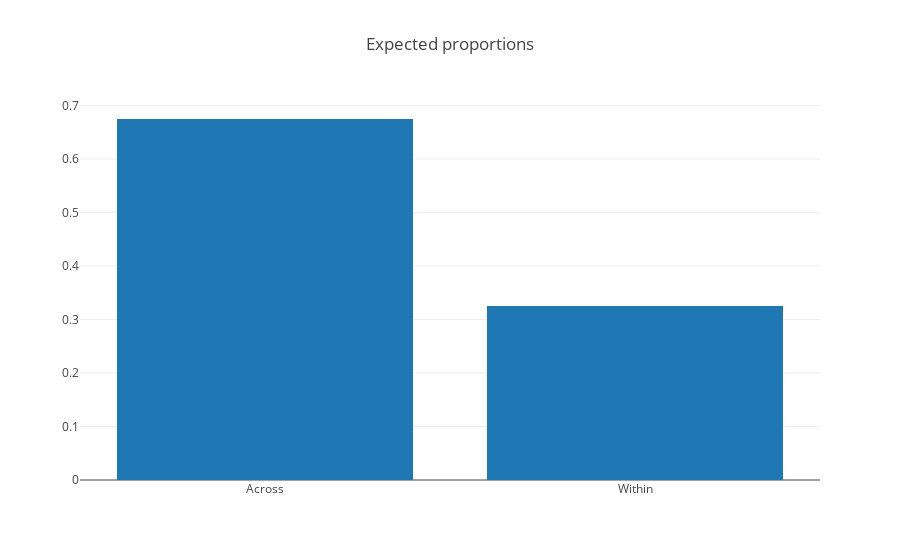

Notebook code cell kept with this figure:
### Markdown cell above
**Fig. 5** Proportion of Relationship classes estimated by ML relate within and across groups.

Here we can see that there are more Mother-Daughter pairs within groups than across them. 

This is a good result! Consider the probability of two individuals choosing the same group at random.

If we take the sizes of those groups to be the relative sizes of individuals among them:

`
P(SR)= 114 / 256 = 0.445
P(SE)= 61 / 256 = 0.238
P(SH)= 81 / 256 = 0.316
`

then, the probability P(O) of pairs of individuals falling across groups is:

`P(o)=Psr(Pse+Psh)+Pse(Psr+Psh)+Psh(Psr+Pse)` = **0.644**
 
and P(I), the probability of two pairs choosing the same group is:

`1 - P(O)` = **0.36**

Remark that this is very close to the proportions of total pairwise assignments across and within groups (.325 and .675, see plot below).

We can see there is a relationship between Relationship class and choice of group, becoming more random as individuals becom more genetically distant. This relationship reaches the H0 equilibrium at around Half-sib level.

### Code cell
expected = [len([x for x in Group_share_vector if x == z]) / float(len(Group_share_vector)) for z in list(set(Group_share_vector))]

fig_expected= [go.Bar(
    x= ['Across', 'Within'],
    y= expected
)]

layout = go.Layout(
    title= 'Expected proportions'
)

fig = go.Figure(data=fig_expected,layout= layout)
iplot(fig)

### Figure 1 — Plotly figure (JSON) as saved in the notebook; plotly's stock layout.template omitted (floating-point values rounded to 4 significant figures)
{"data": [{"type": "bar", "x": ["Across", "Within"], "y": [0.6747, 0.3253]}], "layout": {"title": "Expected proportions"}}
